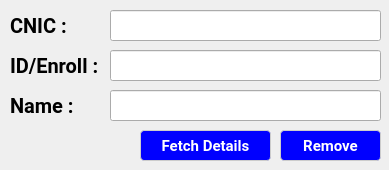
<?xml version="1.0" encoding="UTF-8"?>
<ui version="4.0">
 <class>remove</class>
 <widget class="QDialog" name="remove">
  <property name="geometry">
   <rect>
    <x>0</x>
    <y>0</y>
    <width>389</width>
    <height>170</height>
   </rect>
  </property>
  <property name="windowTitle">
   <string>Remove Student</string>
  </property>
  <property name="windowIcon">
   <iconset resource="resources.qrc">
    <normaloff>:/logo/1.png</normaloff>:/logo/1.png</iconset>
  </property>
  <property name="styleSheet">
   <string notr="true">QWidget {
    background: qlineargradient(
        x1:0, y1:0, x2:0, y2:1,
        stop:0 #EEF2FF,   /* Very light blue */
        stop:1 #E0E7FF    /* Soft educational purple */
    );
    font-family: Segoe UI, Roboto, Arial;
}</string>
  </property>
  <widget class="QPushButton" name="delete_2">
   <property name="geometry">
    <rect>
     <x>280</x>
     <y>130</y>
     <width>101</width>
     <height>31</height>
    </rect>
   </property>
   <property name="styleSheet">
    <string notr="true">QPushButton {
    background-color: blue;
     color: white;
	font-weight: bold;
    padding: 6px 14px;
    font-size: 15px;
    border-radius: 4px;
    border: 1px solid #CCCCCC;
}

QPushButton:hover {
    background-color: #E5E5E5;
	color:black
}

QPushButton:pressed {
    background-color: #D4D4D4;
	color:black
}</string>
   </property>
   <property name="text">
    <string>Remove</string>
   </property>
  </widget>
  <widget class="QPushButton" name="fetch">
   <property name="geometry">
    <rect>
     <x>140</x>
     <y>130</y>
     <width>131</width>
     <height>31</height>
    </rect>
   </property>
   <property name="styleSheet">
    <string notr="true">QPushButton {
    background-color: blue;
     color: white;
	font-weight: bold;
    padding: 6px 14px;
    font-size: 15px;
    border-radius: 4px;
    border: 1px solid #CCCCCC;
}

QPushButton:hover {
    background-color: #E5E5E5;
	color:black
}

QPushButton:pressed {
    background-color: #D4D4D4;
	color:black
}</string>
   </property>
   <property name="text">
    <string>Fetch Details</string>
   </property>
  </widget>
  <widget class="QLineEdit" name="ID">
   <property name="geometry">
    <rect>
     <x>110</x>
     <y>50</y>
     <width>271</width>
     <height>31</height>
    </rect>
   </property>
   <property name="text">
    <string/>
   </property>
  </widget>
  <widget class="QLabel" name="name_2">
   <property name="geometry">
    <rect>
     <x>10</x>
     <y>50</y>
     <width>101</width>
     <height>31</height>
    </rect>
   </property>
   <property name="styleSheet">
    <string notr="true">QLabel {
    color: black;
	font-weight: bold;
    font-size: 20px;
    border-radius: 6px;
}</string>
   </property>
   <property name="text">
    <string>ID/Enroll :</string>
   </property>
  </widget>
  <widget class="QLineEdit" name="name">
   <property name="geometry">
    <rect>
     <x>110</x>
     <y>90</y>
     <width>271</width>
     <height>31</height>
    </rect>
   </property>
  </widget>
  <widget class="QLabel" name="name_4">
   <property name="geometry">
    <rect>
     <x>10</x>
     <y>90</y>
     <width>71</width>
     <height>31</height>
    </rect>
   </property>
   <property name="styleSheet">
    <string notr="true">QLabel {
    color: black;
	font-weight: bold;
    font-size: 20px;
    border-radius: 6px;
}</string>
   </property>
   <property name="text">
    <string>Name :</string>
   </property>
  </widget>
  <widget class="QLabel" name="name_5">
   <property name="geometry">
    <rect>
     <x>10</x>
     <y>10</y>
     <width>71</width>
     <height>31</height>
    </rect>
   </property>
   <property name="styleSheet">
    <string notr="true">QLabel {
    color: black;
	font-weight: bold;
    font-size: 20px;
    border-radius: 6px;
}</string>
   </property>
   <property name="text">
    <string>CNIC :</string>
   </property>
  </widget>
  <widget class="QLineEdit" name="cnic">
   <property name="geometry">
    <rect>
     <x>110</x>
     <y>10</y>
     <width>271</width>
     <height>31</height>
    </rect>
   </property>
  </widget>
 </widget>
 <resources>
  <include location="resources.qrc"/>
 </resources>
 <connections/>
</ui>
